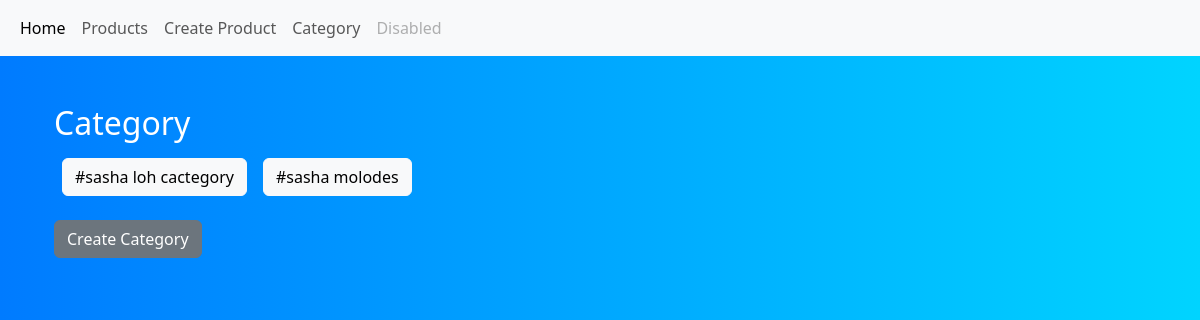
The app's page /category/, older data.
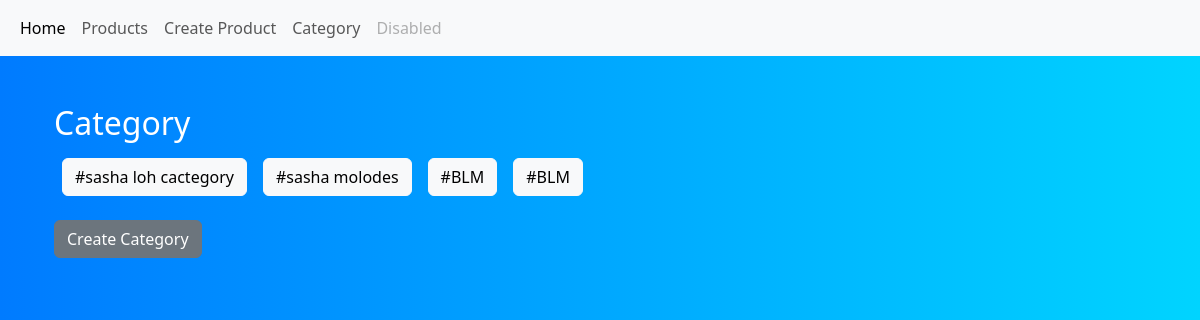
The same page, newer data.
### post/models.py (models this page shows, shortened)
class Category(models.Model):
    text = models.CharField(max_length=100)
    class Meta:
        verbose_name_plural = "Category"

### post/views.py (the view)
# urls.py: path('category/', views.category_view),
def category_view(request):
    if request.method == 'GET':
        category = Category.objects.all()
        return render(request, 'products/category.html', {"category": category})

### templates/products/category.html
{% extends 'layouts/index.html' %}
{% block content %}
<div class="container my-5">
    <h2 class="text-white">Category</h2>
    <div class="d-flex flex-wrap">
        {% for i in category %}
            <a href="category/" class="btn btn-light m-2">#{{ i.text }}</a>
        {% endfor %}
    </div>
    <p>
        <a href="/create_categories/" class="btn btn-secondary mt-3">Create Category</a>
    </p>
</div>
{% endblock %}

### templates/layouts/index.html (shortened to what this page needs)
{% load static %}
<!DOCTYPE html>
<html lang="en">
<head>
    <link rel="stylesheet" href="https://cdn.jsdelivr.net/npm/bootstrap@5.3.2/dist/css/bootstrap.min.css">
</head>
<body>
    <nav class="navbar navbar-expand-lg navbar-light bg-light">
        <div class="container-fluid">
            <div class="collapse navbar-collapse" id="navbarNav">
                <ul class="navbar-nav">
                    <li class="nav-item">
                        <a class="nav-link active" aria-current="page" href="/products/">Home</a>
                    </li>
                    <li class="nav-item">
                        <a class="nav-link" href="/products/">Products</a>
                    </li>
                    <li class="nav-item">
                        <a class="nav-link" href="/products/create_products/">Create Product</a>
                    </li>
                    <li class="nav-item">
                        <a class="nav-link" href="/category/">Category</a>
                    </li>
                    <li class="nav-item">
                        <a class="nav-link disabled" href="#" tabindex="-1" aria-disabled="true">Disabled</a>
                    </li>
                </ul>
            </div>
        </div>
    </nav>
    <div class="container my-5">
        {% block content %}
        {% endblock %}
    </div>
</body>
</html>

### templates/layouts/index.html (style rules this page uses)
body { background: linear-gradient(to right, #007bff, #00d4ff); min-height: 100vh; }

Row changes from the older to the newer data that the page shows:
added Category: text "BLM"
added Category: text "BLM"
